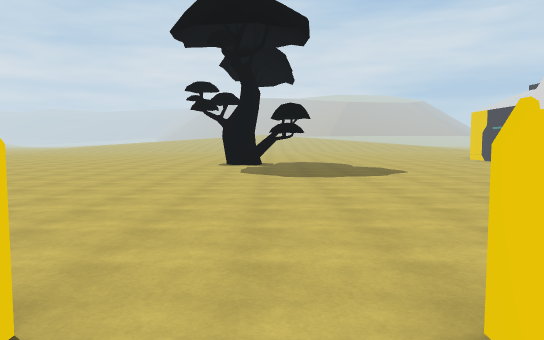
View 1 (above)

24 first-person views from a walk through a scene from a Unity 3-D project. The camera is 1.5 m above the floor, tilts 4° down and sees 70° across. Doors are open. The floor is counted in squares, 2 m on a side. Each view is taken from the middle of a square. On the plan, view 1 faces up. The plan holds only what a view shows up to about 12 squares ahead; the rest is blank. The place goes on beyond the plan. The player character is not drawn. Some animated figures are left out.

View 2
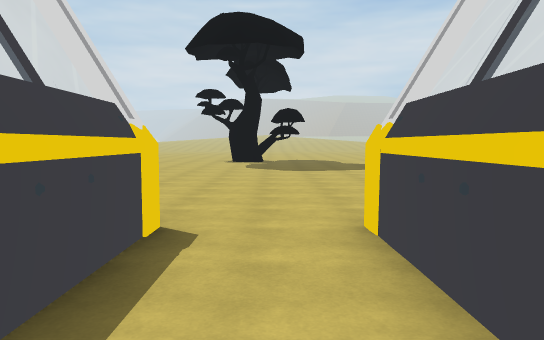

View 3
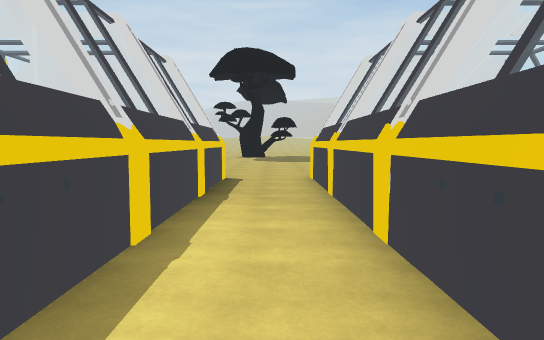

View 4
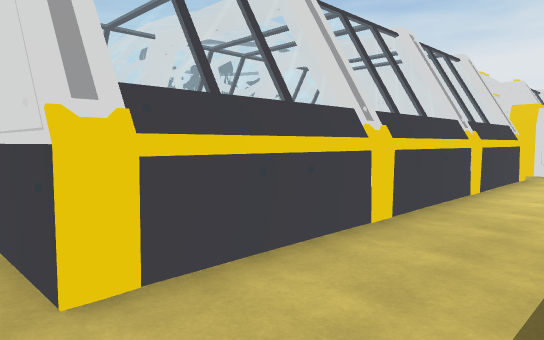

View 5
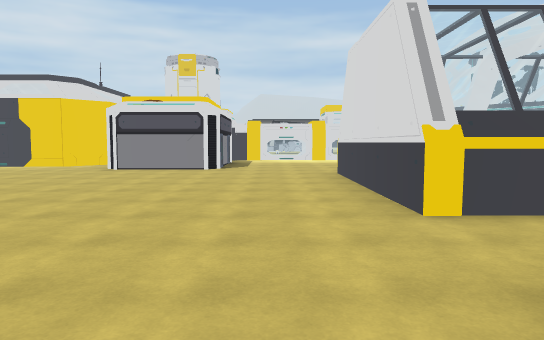

View 6
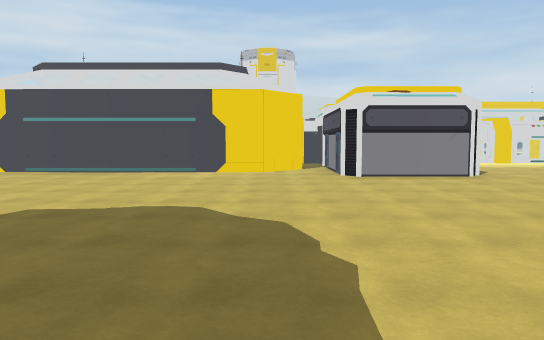

View 7
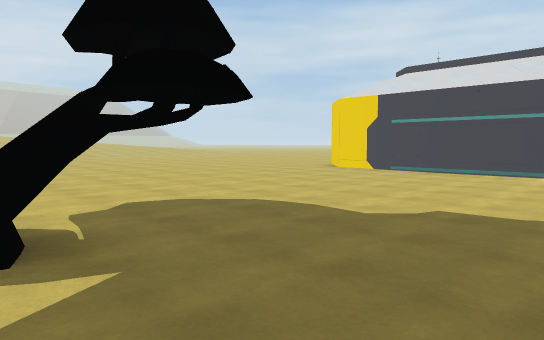

View 8
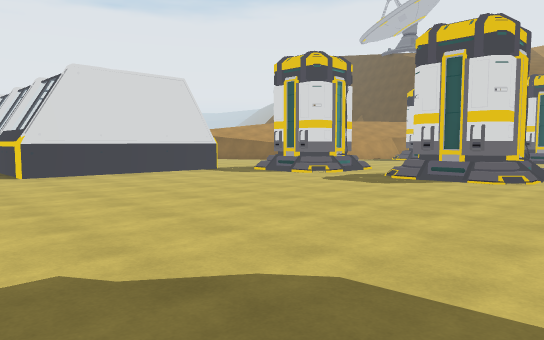

View 9
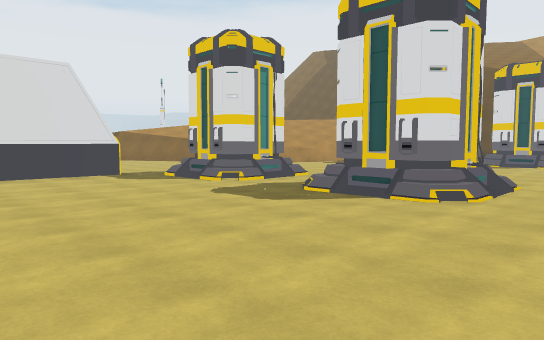

View 10
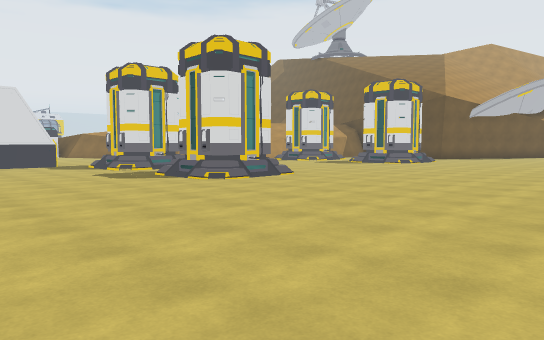

View 11
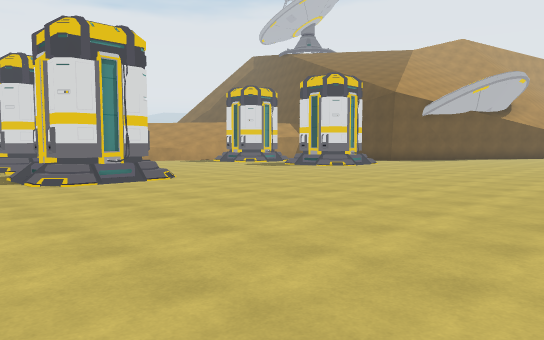

View 12
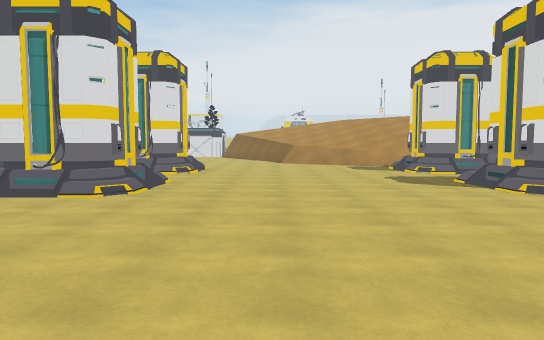

View 13
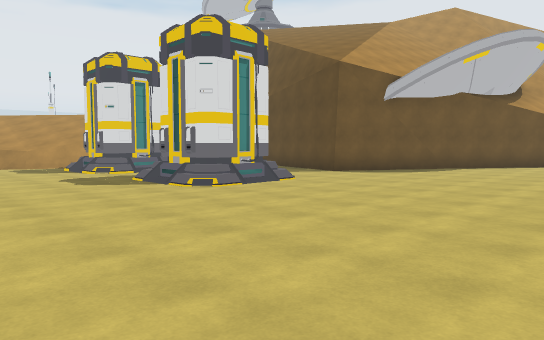

View 14
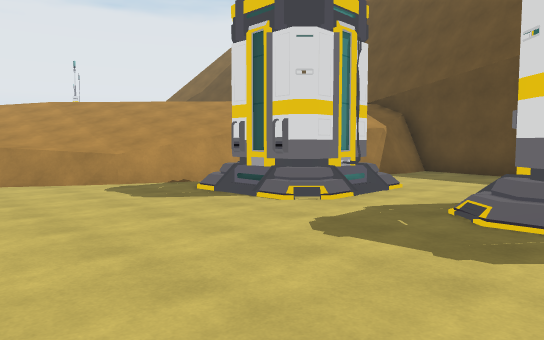

View 15
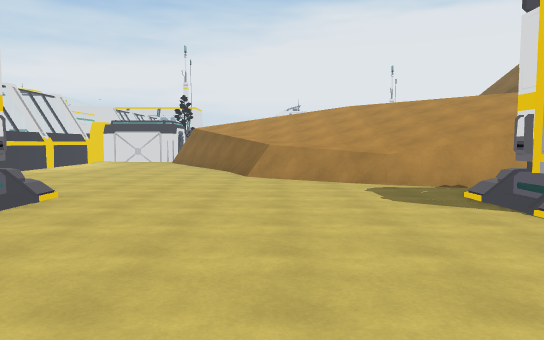

View 16
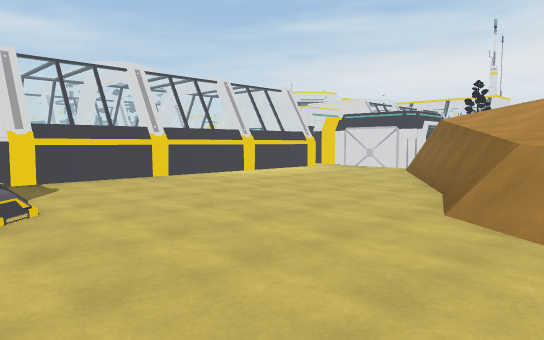

View 17
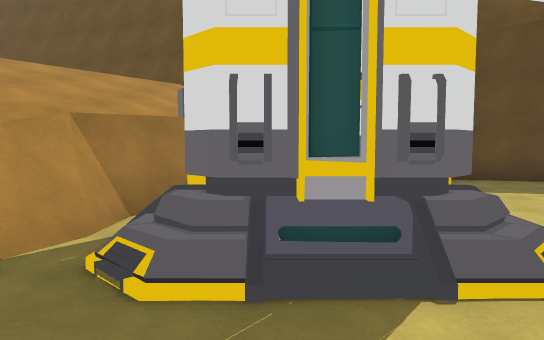

View 18
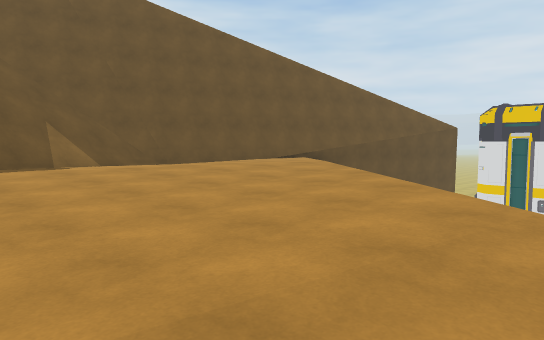

View 19
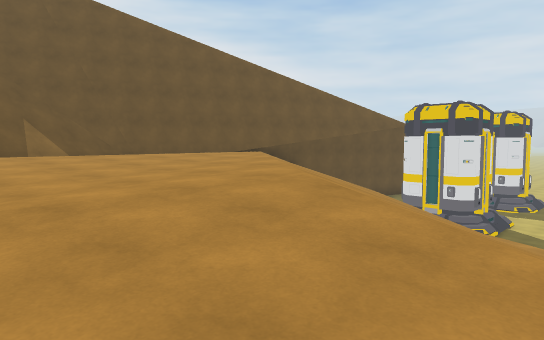

View 20
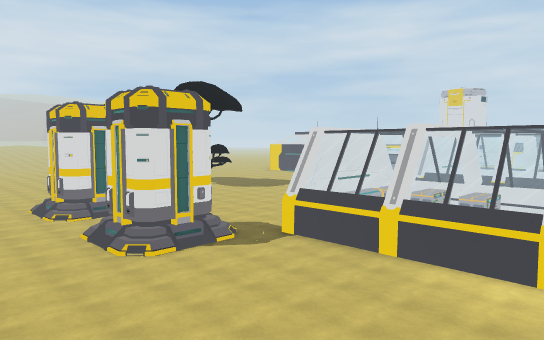

View 21
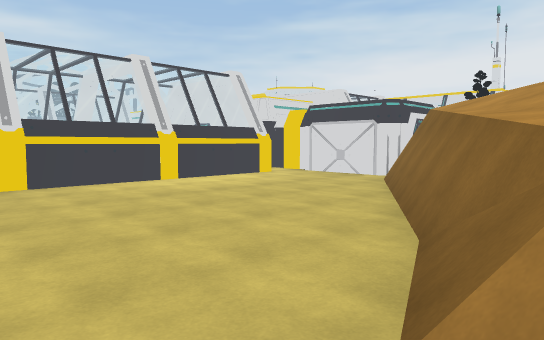

View 22
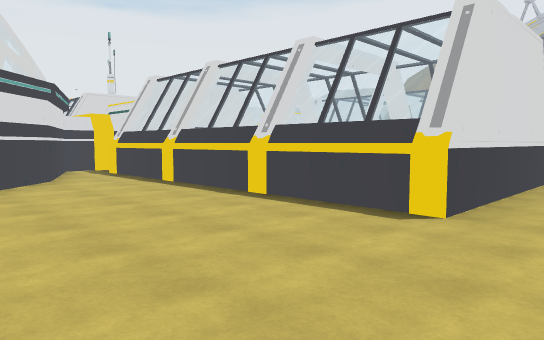

View 23
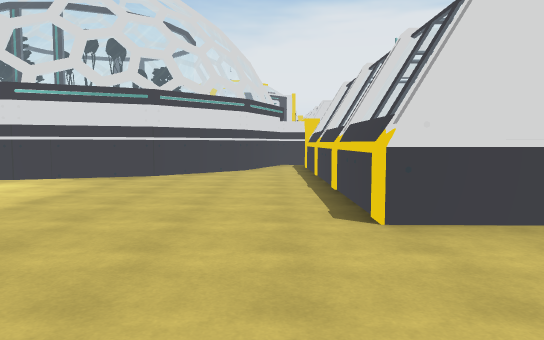

View 24
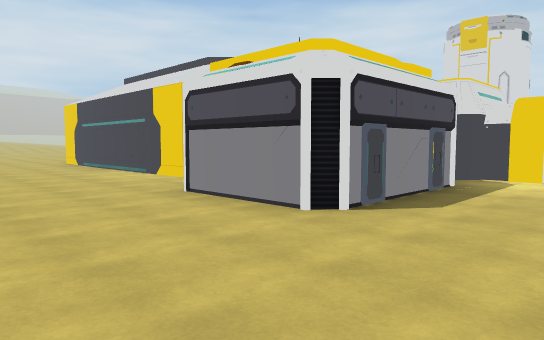

### Floor plan
Key: @ floor where view 1 was taken; # wall or solid block; . main floor; : floor 3.5 m higher than the main floor; + floor 3.75 m higher than the main floor; * floor 4 m higher than the main floor; / step, stairs or slope; = window, fence, low wall or low ledge; ^ raised ledge; O other object.
Columns run from 26 left of view 1 to 10 right of it. Each row starts with its distance up from view 1.
 17                   .. .     ........#
 16              .......... . .........#
 15         ................  .........#
 14       ...................O.........#
 13  ........................ O........O
 12 #..................................#
 11 ##.................................#
 10  ###...............................#
  9    ##...O#/......O#/...............
  8     ##..O#O......##/...............##
  7     #... #O......##/..............O##
  6     #.............................O
  5    ##.../=......./=...............###
  4    #.../##O...../O#O.................
  3    ###/ O#O...../##O.................
  2   ##// #///...../OO/.................
  1   #/////#==.........#####O.O####O....
  0   #**////////.......OOOOOO@O    O....
 -1  ## **////////......OOOOOO.O    O....
 -2  #  ***///////=.....OOOOOO.O    O....
 -3 ##+ ****//////#.....O    O.O    O....
 -4 ^//+*****//////#....O    O.O    O..##
 -5 ///+***+++*////#....O    O.O    O.##
 -6 ///****++++/////#...O    O.O    O.#
 -7     **+++://// /#...O     .O    O##
 -8         ::////  ##O###   OO#    ##

Positions as (right, up) in squares from view 1, and headings:
1: (0, 0), facing up
2: (0, -2), facing up
3: (0, -7), facing up
4: (-1, 2), facing down-right
5: (-3, 3), facing right
6: (-1, 9), facing right
7: (-1, 10), facing up-right
8: (1, 11), facing down-left
9: (-2, 11), facing down-left
10: (-2, 16), facing down-left
11: (-5, 17), facing down-left
12: (-12, 15), facing down
13: (-12, 15), facing down-left
14: (-12, 8), facing down-left
15: (-13, 8), facing down
16: (-14, 3), facing down-right
17: (-14, 3), facing left
18: (-15, -8), facing up-left
19: (-13, -8), facing up-left
20: (-13, -5), facing up-right
21: (-13, 0), facing down-right
22: (10, 3), facing down-left
23: (7, 5), facing down
24: (4, 2), facing up-right
